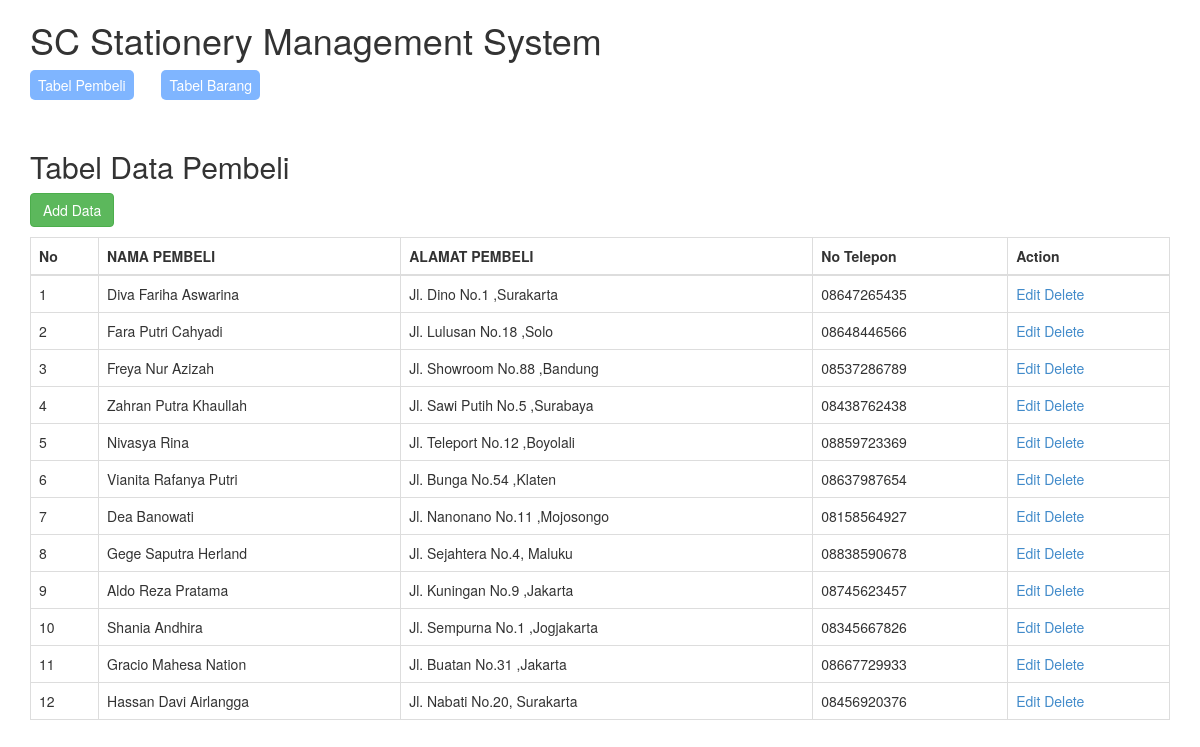
Screenshot of /tb_pembeli/index.php with the database file from the repository.
### tables this page shows
CREATE TABLE `tb_pembeli` (
  `id_pembeli` int(10) NOT NULL,
  `nama_pembeli` varchar(255) NOT NULL,
  `alamat_pembeli` text NOT NULL,
  `notelp_pembeli` varchar(13) NOT NULL
);

### tb_pembeli/index.php (the view, shortened to what this page needs)
<!doctype html>
<html lang="en">
<head>
<link href="../css/bootstrap.css" rel="stylesheet">
</head>
<body>
<div class="container">
  <h1>SC Stationery Management System</h1>
  <p>
    <a href="../tb_pembeli/index.php"><button style="color: #fff; background: #7FB5FF; border: 3px; padding: 5px 8px;border-radius: 5px;">Tabel Pembeli</button></a>
    <a href="#"><button style="color: #fff; background: white; border: 3px; padding: 5px 10px;border-radius: 5px;"></button></a>
    <a href="../tb_barang/index.php"><button style="color: #fff; background: #7FB5FF; border: 3px; padding: 5px 8px;border-radius: 5px;">Tabel Barang</button></a>
  </p><br>
  <h2>Tabel Data Pembeli</h2>
  <p><a href="#" class="btn btn-success" data-target="#ModalAdd" data-toggle="modal">Add Data</a></p>
<table id="mytable" class="table table-bordered">
    <thead>
      <th>No</th>
      <th>NAMA PEMBELI</th>
      <th>ALAMAT PEMBELI</th>
      <th>No Telepon</th>
      <th>Action</th>
    </thead>
<?php
  include "../koneksi.php";
  $no = 0;
  $tb_pembeli=mysqli_query($koneksi,"SELECT * FROM tb_pembeli");
  while($r=mysqli_fetch_array($tb_pembeli)){
  $no++;
?>
  <tr>
      <td><?php echo $no; ?></td>
      <td><?php echo  $r['nama_pembeli']; ?></td>
      <td><?php echo  $r['alamat_pembeli']; ?></td>
      <td><?php echo  $r['notelp_pembeli']; ?></td>
      <td>
         <a href="#" class='open_modal' id='<?php echo  $r['id_pembeli']; ?>'>Edit</a>
         <a href="#" onclick="confirm_modal('proses_delete.php?&id_pembeli=<?php echo  $r['id_pembeli']; ?>');">Delete</a>
      </td>
  </tr>
<?php } ?>
</table>
</div>
</body>
</html>

### rows the page displays
tb_pembeli: nama_pembeli "Diva Fariha Aswarina", alamat_pembeli "Jl. Dino No.1 ,Surakarta", notelp_pembeli "08647265435"
tb_pembeli: nama_pembeli "Fara Putri Cahyadi", alamat_pembeli "Jl. Lulusan No.18 ,Solo", notelp_pembeli "08648446566"
tb_pembeli: nama_pembeli "Freya Nur Azizah", alamat_pembeli "Jl. Showroom No.88 ,Bandung", notelp_pembeli "08537286789"
tb_pembeli: nama_pembeli "Zahran Putra Khaullah", alamat_pembeli "Jl. Sawi Putih No.5 ,Surabaya", notelp_pembeli "08438762438"
tb_pembeli: nama_pembeli "Nivasya Rina", alamat_pembeli "Jl. Teleport No.12 ,Boyolali", notelp_pembeli "08859723369"
tb_pembeli: nama_pembeli "Vianita Rafanya Putri", alamat_pembeli "Jl. Bunga No.54 ,Klaten", notelp_pembeli "08637987654"
tb_pembeli: nama_pembeli "Dea Banowati", alamat_pembeli "Jl. Nanonano No.11 ,Mojosongo", notelp_pembeli "08158564927"
tb_pembeli: nama_pembeli "Gege Saputra Herland", alamat_pembeli "Jl. Sejahtera No.4, Maluku", notelp_pembeli "08838590678"
tb_pembeli: nama_pembeli "Aldo Reza Pratama", alamat_pembeli "Jl. Kuningan No.9 ,Jakarta", notelp_pembeli "08745623457"
tb_pembeli: nama_pembeli "Shania Andhira", alamat_pembeli "Jl. Sempurna No.1 ,Jogjakarta", notelp_pembeli "08345667826"
tb_pembeli: nama_pembeli "Gracio Mahesa Nation", alamat_pembeli "Jl. Buatan No.31 ,Jakarta", notelp_pembeli "08667729933"
tb_pembeli: nama_pembeli "Hassan Davi Airlangga", alamat_pembeli "Jl. Nabati No.20, Surakarta", notelp_pembeli "08456920376"
